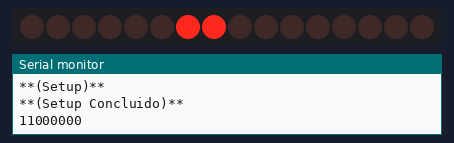
A sketch run on a simulated ESP8266 (NodeMCU). Parts: 16 port-expander outputs drawn as a row of LEDs (first output left, lit = HIGH), the last lines printed to the serial monitor. Wiring (inferred from the names in the program): MCP23017 port expander at I2C address 0x20. Wiring (inferred from the signals the program sends): row of LEDs: on Q0, Q1, Q2, Q3, Q4, Q5, Q6, Q7, Q8, Q9, Q10, Q11, Q12, Q13, Q14, Q15. WiFi joins after 1.5 s; servers stay silent unless stated.

Above: at 3.0 s.
At 5.5 s:
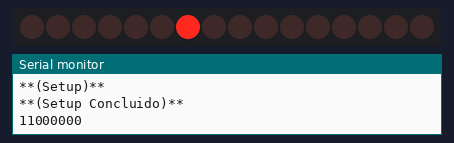
At 7.5 s:
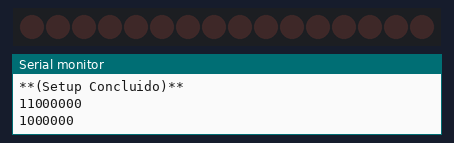
Timing chart, 0 to 10.6 s (numbered marks = the images above):
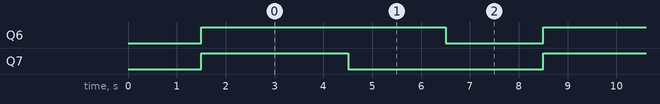

Measured:
- by itself, Q6: alternates HIGH for 5.0 s and LOW for 2.0 s
- by itself, Q7: alternates HIGH for 3.0 s and LOW for 4.0 s
- by itself, everything shown: repeats every 7.0 s, in 3 steps

The sketch:

ESP_mux-mqtt.ino
```cpp
#include <ESP8266WiFi.h>

#include <DNSServer.h>
#include <ESP8266WebServer.h>
#include <WiFiManager.h>

#include <Wire.h>

#include <ArduinoOTA.h>
//#include <ESP8266mDNS.h>
//#include <WiFiUdp.h>

#include <PubSubClient.h>
#define host_name "ESP8266"
#define PUBLICAR "ESP8266/sinais"

#define SDA 13 // talves no GPIO2?
#define SCL 12 // talves colocar no GPIO14?

byte MCP_leitura = 0x20; // Endereço do MCP23017 que lê a saida dos reles ( A2=0, A1=0, A0=0)
byte MCP_controle = 0x21; // ,,     ,,    ,,    que dispara os reles    ( A2=0, A1=0, A0=1)
#define IODIRA 0x00 // Registrador IO PORTA
#define IODIRB 0x01 // Registrador IO PORTB
#define IOA 0x12 // IOs A
#define IOB 0x13 // IOs B
byte leituras=0;
long unsigned int tempo;
char menssagem[50];

const char* mqtt_server = "192.168.1.205";

WiFiClient espClient;
PubSubClient client(espClient);

void OTA() {
  ArduinoOTA.setPort(8266);
  ArduinoOTA.setHostname(host_name);

  ArduinoOTA.onStart([]() {
    Serial.println("Iniciando OTA");
  });
  ArduinoOTA.onEnd([]() {
    Serial.println("Finalizando OTA");
  });
  ArduinoOTA.onProgress([](unsigned int progress, unsigned int total) {
    Serial.printf("%u%%\n", (progress / (total / 100)));
  });
  ArduinoOTA.onError([](ota_error_t error) {
    Serial.printf("Error[%u]: ", error);
    if (error == OTA_AUTH_ERROR) Serial.println("Auth Failed");
    else if (error == OTA_BEGIN_ERROR) Serial.println("Falha no inicio");
    else if (error == OTA_CONNECT_ERROR) Serial.println("Falha coneccao");
    else if (error == OTA_RECEIVE_ERROR) Serial.println("Falha ao receber");
    else if (error == OTA_END_ERROR) Serial.println("Falha ao finalizar");
  });
  ArduinoOTA.begin();
}
///############   Setup   #############
void setup() {
  Serial.begin(115200); // inicia porta serial para debug
  Serial.println("\n\r**(Setup)**\n\r");

  WiFiManager wifimanager; // Carrega informaçoes wifi da eeprom
  wifimanager.setTimeout(180);
  if(!wifimanager.autoConnect("ESP_Wifi_conf", "espmcp23016")) {
    Serial.println("Falha ao conectar, reset...");// Resetar o ESP caso nao consiga conectar apos o timeout
    delay(3000);
    ESP.reset();
    delay(1000);
  }

//  client.setServer(mqtt_server, 1883); // Configura conexão com oservidor mqtt
//  client.setCallback(callback);

  OTA(); // Abilita atualização do codigo via rede

  Wire.begin(5,4); // ativa canal i2c
  /*Wire.beginTransmission(MCP_controle); // inicia transmissao com mcp de controle
  Wire.write(IODIRA); // IODIRA registrador A
  Wire.write(0x00); // seta todas as IOs A para OUTPUT
  Wire.endTransmission(); // finaliza transmissao*/

  Serial.println("\n\r**(Setup Concluido)**\n");
}
///#############   MQTT   ##############
void callback(char* topic, byte*payload, unsigned int length) {
  String comando = "";
  String msgrecebida = "Menssagem recebida [" + String(topic) + "]";
  Serial.print(msgrecebida);
  for (int i = 0; i < length; i++) {
    comando += (char)payload[i];
    Serial.println((char)payload[i]);
  }
  Serial.println();
  if (comando == "teste") {
    client.publish(PUBLICAR, "Teste recebido");
  } else  if (comando == "luz1on") {
    client.publish(PUBLICAR, "Luz 1 on");
  } else  if (comando == "luz 1 on") {
    client.publish(PUBLICAR, "Luz 1 on");
  }
  else {
    Serial.println("Recebido o comando: " + comando);
  }
}

void reconnect() {
  Serial.println("Conectando ao MQTT Server");
  if (client.connect(host_name)) {
    Serial.println("Conectado");
    client.subscribe(host_name);
  } else {
    Serial.print("\n\rFalha, rc= ");
    Serial.print(client.state());
  }
}
///#############   ####   ##############
void loop() {
  tempo = millis();
  ArduinoOTA.handle();
/*  if (!client.connected()) {
    reconnect();
  }
*/  //snprintf (menssagem, 75, "hello world #%1d", tempo);
  //client.publish(PUBLICAR, menssagem);
  Wire.beginTransmission(0x20); // Trasmite para MCP de leitura
  Wire.write(0x00);
  Wire.write(0x00);
  Wire.endTransmission();

  Wire.beginTransmission(0x20);
  Wire.write(0x12);
  Wire.write(11000000);
  Wire.endTransmission();
  Serial.println(11000000);
  delay(3000);

  Wire.beginTransmission(0x20);
  Wire.write(0x12);
  Wire.write(1000000);
  Wire.endTransmission();
  delay(2000);
  Serial.println(1000000);

  Wire.beginTransmission(0x20);
  Wire.write(0x12);
  Wire.write(01000000);
  Wire.endTransmission();
  delay(1000);
  Serial.println(01000000);

  Wire.beginTransmission(0x20);
  Wire.write(0x12);
  Wire.write(00000000);
  Wire.endTransmission();
  delay(1000);
  Serial.println(00000000);

  /*
  Wire.requestFrom(0x20, 1);
  leituras=Wire.read();
  if(leituras>0){
    Serial.println(leituras, BIN);
  }
  delay(200);*/
  client.loop();
}
```
